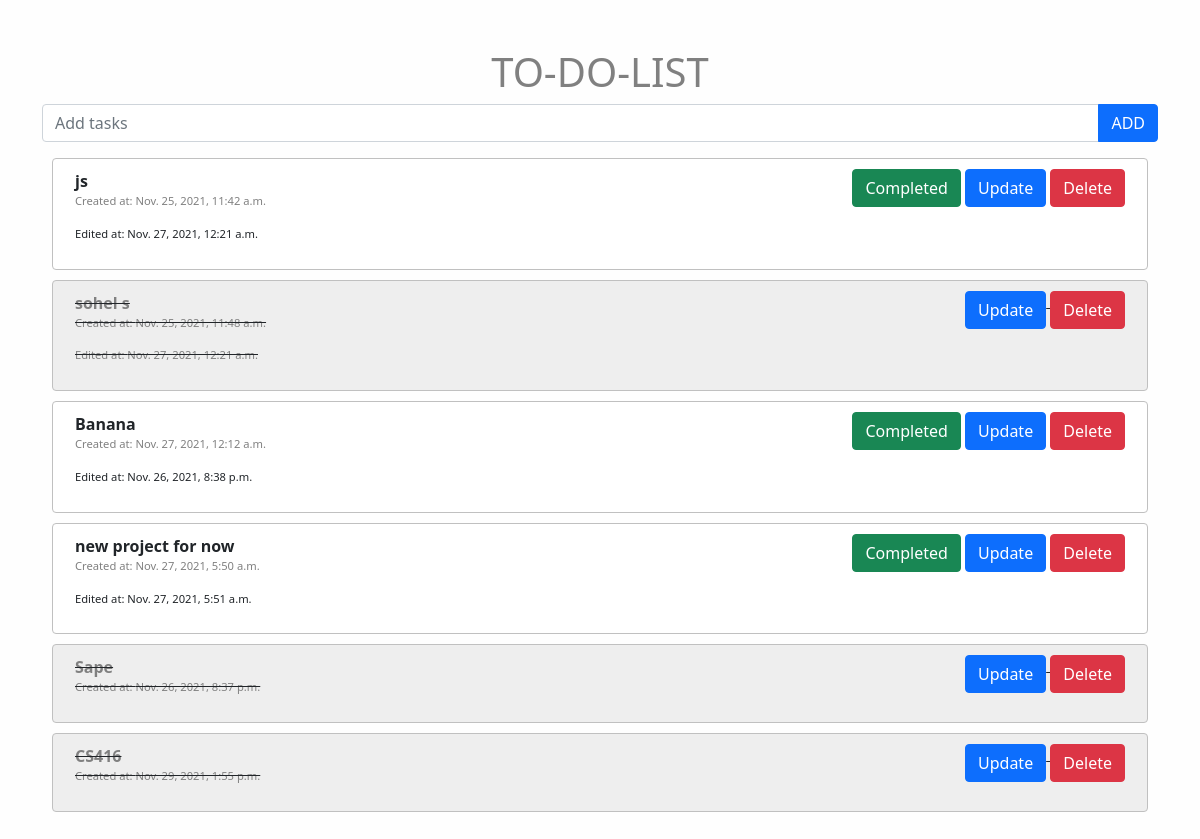
The page / on the database its author committed.
### To_Do_List_App/models.py (models this page shows, shortened)
class Todo(models.Model):
    task_name = models.CharField(max_length=200, blank=True, null=True)
    completed = models.BooleanField(default=False)
    created_at = models.DateTimeField(default=datetime.now(), blank=True)
    update_date_at = models.DateTimeField( blank=True, null=True)

### To_Do_List_App/views.py (the view)
# urls.py: path('', views.index, name='index'),
def index(request):
    tasks = Todo.objects.all()
    contex = {
        'tasks':tasks
              }
    return render(request, 'index.html', contex)

### templates/index.html
{% extends 'base.html' %}
{% load static %}
{% block body %}
<form action="{% url 'add' %}" method="POST">{% csrf_token %}
<div class="input-group mb-3">
  <input name="taking_task_name" type="text" class="form-control" placeholder="Add tasks" aria-label="Recipient's username" aria-describedby="button-addon2">
  <button class="btn btn-primary" type="submit">ADD</button>
</div>
</form>
{% for task in tasks %}
  {% if task.completed %}
  <div class="row completed">
    <div class="col-xs-12 col-sm-12 col-md-6 col-lg-6" style="color: gray;">
      <b>{{task.task_name}}</b>
      <br>
      <p style="font-size: 0.7rem;">Created at: {{task.created_at}}</p>
      {% if task.update_date_at %}
      <p style="font-size: 0.7rem;">Edited at: {{task.update_date_at}}</p>
       {% endif %}
    </div>
    <div class="col-xs-12 col-sm-12 col-md-6 col-lg-6 text-md-end text-lg-end text-xl-end">
      <a class="btn btn-primary" href="{% url 'update' task.id %}">Update</a>
      <a class="btn btn-danger " href="{% url 'delete' task.id %}">Delete</a>
    </div>
  </div>
  {% else %}
  <div class="row not-completed">
    <div class="col-xs-12 col-sm-12 col-md-6 col-lg-6">
      <b>{{task.task_name}}</b>
      <br>
      <p style="font-size: 0.7rem; color: gray;">Created at: {{task.created_at}}</p>
      {% if task.update_date_at %}
      <p style="font-size: 0.7rem;">Edited at: {{task.update_date_at}}</p>
       {% endif %}
    </div>
    <div class="col-xs-12 col-sm-12 col-md-6 col-lg-6  text-md-end text-lg-end text-xl-end">
      <div>
        <a class="btn btn-success" href="{% url 'completed' task.id %}">Completed</a>
        <a class="btn btn-primary" href="{% url 'update' task.id %}">Update</a>
        <a class="btn btn-danger " href="{% url 'delete' task.id %}">Delete</a>
      </div>
    </div>
  </div>
  {% endif %}
{% endfor %}
{% endblock %}

### templates/base.html (shortened to what this page needs)
{% load static %}
<!doctype html>
<html lang="en">
  <head>
    <link href="https://cdn.jsdelivr.net/npm/bootstrap@5.1.3/dist/css/bootstrap.min.css" rel="stylesheet">
    <link rel="stylesheet" href="{% static 'css/styles.css'%}">
  </head>
  <body>
<div class="container my-5" >
    <h1 class="text-center" style="color: gray;">TO-DO-LIST</h1>
    {% block body %}
    {% endblock %}
</div>
  </body>
</html>

### static/css/styles.css (style rules this page uses)
body { background-color: #fefefe; justify-content: center; }
.container { margin-top: 3rem; margin-bottom: 3rem; }
.not-completed { border: silver solid 1px; border-radius: 0.25rem; background-color: white; margin: 10px; padding: 10px; }
.completed { border: silver solid 1px; border-radius: 0.25rem; background-color: #eeeeee; margin: 10px; padding: 10px; text-decoration: line-through; }

### rows shown on the page
Todo: task_name "js", created_at "Nov. 25, 2021, 11:42 a.m.", update_date_at "Nov. 27, 2021, 12:21 a.m."
Todo: task_name "sohel s", created_at "Nov. 25, 2021, 11:48 a.m.", update_date_at "Nov. 27, 2021, 12:21 a.m."
Todo: task_name "Banana", created_at "Nov. 27, 2021, 12:12 a.m.", update_date_at "Nov. 26, 2021, 8:38 p.m."
Todo: task_name "new project for now", created_at "Nov. 27, 2021, 5:50 a.m.", update_date_at "Nov. 27, 2021, 5:51 a.m."
Todo: task_name "Sape", created_at "Nov. 26, 2021, 8:37 p.m."
Todo: task_name "CS416", created_at "Nov. 29, 2021, 1:55 p.m."
